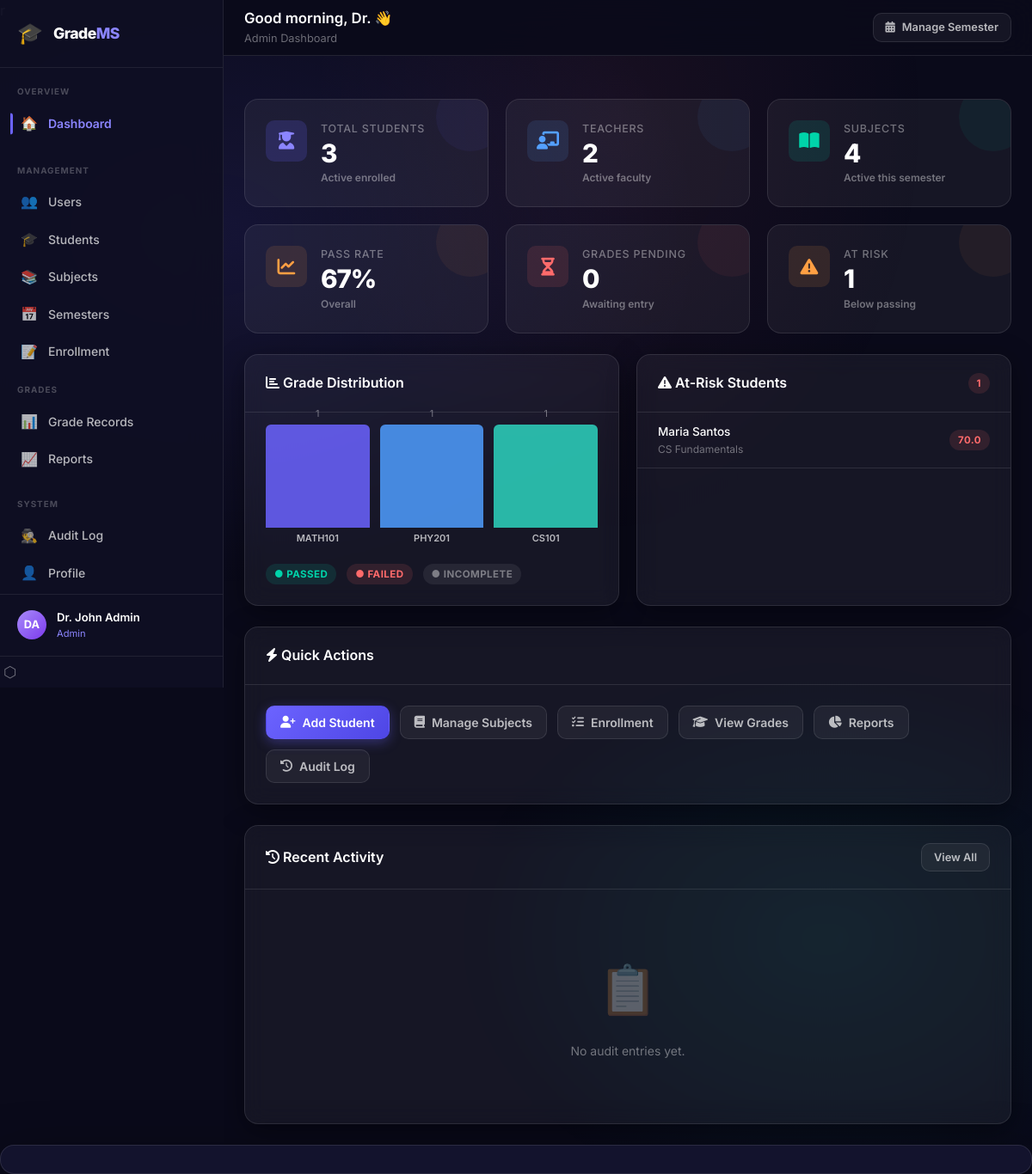
Page /admin/dashboard.php (signed in) on the committed database.
### tables this page shows
CREATE TABLE IF NOT EXISTS grades (
  id            INT UNSIGNED AUTO_INCREMENT PRIMARY KEY,
  enrollment_id INT UNSIGNED                         NOT NULL UNIQUE,
  prelim        DECIMAL(5,2)                         DEFAULT NULL,
  midterm       DECIMAL(5,2)                         DEFAULT NULL,
  prefinal      DECIMAL(5,2)                         DEFAULT NULL,
  final_exam    DECIMAL(5,2)                         DEFAULT NULL,
  finals        DECIMAL(5,2)                         DEFAULT NULL,   
  final_grade   DECIMAL(5,2)                         DEFAULT NULL,
  gpa           DECIMAL(4,2)                         DEFAULT NULL,
  standing      VARCHAR(50)                          DEFAULT NULL,
  remarks       ENUM('Passed','Failed','Incomplete')  NOT NULL DEFAULT 'Incomplete',
  is_locked     TINYINT(1)                           NOT NULL DEFAULT 0,
  locked_at     DATETIME                             DEFAULT NULL,
  updated_at    DATETIME                             ON UPDATE CURRENT_TIMESTAMP,
  FOREIGN KEY (enrollment_id) REFERENCES enrollments(id) ON DELETE CASCADE,
  INDEX idx_remarks (remarks)
);

CREATE TABLE IF NOT EXISTS users (
  id           INT UNSIGNED AUTO_INCREMENT PRIMARY KEY,
  name         VARCHAR(150)                        NOT NULL,
  email        VARCHAR(200)                        NOT NULL UNIQUE,
  password     VARCHAR(255)                        NOT NULL,   
  role         ENUM('admin','teacher','student')   NOT NULL,
  photo_path   VARCHAR(300)                        DEFAULT NULL,
  is_active    TINYINT(1)                          NOT NULL DEFAULT 1,
  created_at   DATETIME                            NOT NULL DEFAULT CURRENT_TIMESTAMP,
  updated_at   DATETIME                            ON UPDATE CURRENT_TIMESTAMP,
  INDEX idx_role (role),
  INDEX idx_email (email)
);

CREATE TABLE IF NOT EXISTS subjects (
  id          INT UNSIGNED AUTO_INCREMENT PRIMARY KEY,
  code        VARCHAR(20)   NOT NULL UNIQUE,
  name        VARCHAR(150)  NOT NULL,
  units       TINYINT       NOT NULL DEFAULT 3,
  description TEXT          DEFAULT NULL,
  teacher_id  INT UNSIGNED  DEFAULT NULL,
  is_active   TINYINT(1)    NOT NULL DEFAULT 1,
  created_at  DATETIME      NOT NULL DEFAULT CURRENT_TIMESTAMP,
  FOREIGN KEY (teacher_id) REFERENCES teachers(id) ON DELETE SET NULL,
  INDEX idx_teacher (teacher_id)
);

### config/App.php (called while the page is built, shortened)
r<?php
class App {
    public static function url(string $path = ''): string {
        return self::BASE_PATH . '/' . ltrim($path, '/');
    }
}

### config/DB.php (called while the page is built, shortened)
<?php
class DB {
    private static ?PDO $instance = null;
    public static function getInstance(): PDO {
        if (self::$instance === null) {
            $host    = $_ENV['DB_HOST']     ?? 'localhost';
            $dbname  = $_ENV['DB_NAME']     ?? 'grade_management';
            $user    = $_ENV['DB_USER']     ?? 'root';
            $pass    = $_ENV['DB_PASSWORD'] ?? '';
            $charset = 'utf8mb4';
            $dsn = "mysql:host={$host};dbname={$dbname};charset={$charset}";
            $options = [
                PDO::ATTR_ERRMODE            => PDO::ERRMODE_EXCEPTION,
                PDO::ATTR_DEFAULT_FETCH_MODE => PDO::FETCH_ASSOC,
                PDO::ATTR_EMULATE_PREPARES   => false,
            ];
            try {
                self::$instance = new PDO($dsn, $user, $pass, $options);
            } catch (PDOException $e) {
                error_log('Database connection failed: ' . $e->getMessage());
                http_response_code(500);
                die(json_encode(['error' => 'Database connection failed.']));
            }
        }
        return self::$instance;
    }
    public static function query(string $sql, array $params = []): PDOStatement {
        $stmt = self::getInstance()->prepare($sql);
        $stmt->execute($params);
        return $stmt;
    }
    public static function fetchOne(string $sql, array $params = []): ?array {
        $row = self::query($sql, $params)->fetch();
        return $row ?: null;
    }
    public static function fetchAll(string $sql, array $params = []): array {
        return self::query($sql, $params)->fetchAll();
    }
}

### admin/dashboard.php (the view, shortened to what this page needs)
<?php
require_once __DIR__ . '/../config/DB.php';
require_once __DIR__ . '/../config/App.php';
$totalStudents = DB::fetchOne('SELECT COUNT(*) AS c FROM users WHERE role = "student" AND is_active = 1')['c'] ?? 0;
$totalTeachers = DB::fetchOne('SELECT COUNT(*) AS c FROM users WHERE role = "teacher" AND is_active = 1')['c'] ?? 0;
$totalSubjects = DB::fetchOne('SELECT COUNT(*) AS c FROM subjects WHERE is_active = 1')['c'] ?? 0;
$pendingGrades = DB::fetchOne('SELECT COUNT(*) AS c FROM grades WHERE final_grade IS NULL')['c'] ?? 0;
$passCount   = DB::fetchOne("SELECT COUNT(*) AS c FROM grades WHERE remarks = 'Passed'")['c'] ?? 0;
$totalGrades = DB::fetchOne('SELECT COUNT(*) AS c FROM grades WHERE final_grade IS NOT NULL')['c'] ?? 0;
$passRate    = $totalGrades > 0 ? round(($passCount / $totalGrades) * 100) : 0;
$atRiskCount = DB::fetchOne("SELECT COUNT(*) AS c FROM grades WHERE final_grade < 75 AND final_grade IS NOT NULL")['c'] ?? 0;
$atRiskStudents = DB::fetchAll("
    SELECT u.name, sub.name AS subject_name, g.final_grade
    FROM   grades g
    JOIN   enrollments e ON g.enrollment_id = e.id
    JOIN   students s    ON e.student_id    = s.id
    JOIN   users u       ON s.user_id       = u.id
    JOIN   subjects sub  ON e.subject_id    = sub.id
    WHERE  g.final_grade < 75
    ORDER  BY g.final_grade ASC
    LIMIT  5
");
$recentAudit = DB::fetchAll("
    SELECT al.action, al.details, al.created_at, u.name AS user_name
    FROM   audit_logs al
    JOIN   users u ON al.user_id = u.id
    ORDER  BY al.created_at DESC
    LIMIT  5
");
$gradeDistribution = DB::fetchAll("
    SELECT sub.code,
        SUM(CASE WHEN g.remarks = 'Passed'     THEN 1 ELSE 0 END) AS passed,
        SUM(CASE WHEN g.remarks = 'Failed'     THEN 1 ELSE 0 END) AS failed,
        SUM(CASE WHEN g.remarks = 'Incomplete' THEN 1 ELSE 0 END) AS incomplete
    FROM   grades g
    JOIN   enrollments e ON g.enrollment_id = e.id
    JOIN   subjects sub  ON e.subject_id    = sub.id
    GROUP  BY sub.id, sub.code
    LIMIT  6
");
include __DIR__ . '/../shared/header.php';
?>
<div class="topbar">
  <div class="topbar-left">
    <div>
      <div class="topbar-title">
        <?php
          $h = (int) date('H');
          echo $h < 12 ? 'Good morning' : ($h < 17 ? 'Good afternoon' : 'Good evening');
          echo ', ' . htmlspecialchars(explode(' ', $_SESSION['name'])[0]) . ' 👋';
        ?>
      </div>
      <div class="topbar-subtitle">Admin Dashboard</div>
    </div>
  </div>
  <div class="topbar-right">
    <a href="<?= App::url('/admin/manage_semesters.php') ?>" class="btn btn-secondary btn-sm">
      <i class="fas fa-calendar-alt"></i> Manage Semester
    </a>
  </div>
</div>
<div class="page-content">
  <div class="stats-grid">
    <div class="stat-card primary">
      <div class="stat-icon primary"><i class="fas fa-user-graduate"></i></div>
      <div class="stat-info">
        <div class="stat-label">Total Students</div>
        <div class="stat-value"><?= $totalStudents ?></div>
        <div class="stat-change flat">Active enrolled</div>
      </div>
    </div>
    <div class="stat-card info">
      <div class="stat-icon info"><i class="fas fa-chalkboard-teacher"></i></div>
      <div class="stat-info">
        <div class="stat-label">Teachers</div>
        <div class="stat-value"><?= $totalTeachers ?></div>
        <div class="stat-change flat">Active faculty</div>
      </div>
    </div>
    <div class="stat-card success">
      <div class="stat-icon success"><i class="fas fa-book-open"></i></div>
      <div class="stat-info">
        <div class="stat-label">Subjects</div>
        <div class="stat-value"><?= $totalSubjects ?></div>
        <div class="stat-change flat">Active this semester</div>
      </div>
    </div>
    <div class="stat-card warning">
      <div class="stat-icon warning"><i class="fas fa-chart-line"></i></div>
      <div class="stat-info">
        <div class="stat-label">Pass Rate</div>
        <div class="stat-value"><?= $passRate ?>%</div>
        <div class="stat-change flat">Overall</div>
      </div>
    </div>
    <div class="stat-card danger">
      <div class="stat-icon danger"><i class="fas fa-hourglass-half"></i></div>
      <div class="stat-info">
        <div class="stat-label">Grades Pending</div>
        <div class="stat-value"><?= $pendingGrades ?></div>
        <div class="stat-change flat">Awaiting entry</div>
      </div>
    </div>
    <div class="stat-card warning">
      <div class="stat-icon warning"><i class="fas fa-exclamation-triangle"></i></div>
      <div class="stat-info">
        <div class="stat-label">At Risk</div>
        <div class="stat-value"><?= $atRiskCount ?></div>
        <div class="stat-change flat">Below passing</div>
      </div>
    </div>
  </div>
  <div class="grid-2 mb-6">
    <div class="glass-card">
      <div class="glass-card-header">
        <h3><i class="fas fa-chart-bar"></i> Grade Distribution</h3>
      </div>
      <div class="glass-card-body">
        <?php if (empty($gradeDistribution)): ?>
          <div class="empty-state">
            <div class="empty-state-icon">📊</div>
            <p>No grade data yet.</p>
          </div>
        <?php else: ?>
          <div id="grade-chart" style="display:flex;align-items:flex-end;gap:12px;height:140px;padding-bottom:8px"></div>
          <div style="display:flex;gap:12px;margin-top:12px;flex-wrap:wrap">
            <span class="badge badge-success">● Passed</span>
            <span class="badge badge-danger">● Failed</span>
            <span class="badge badge-muted">● Incomplete</span>
          </div>
        <?php endif; ?>
      </div>
    </div>
    <div class="glass-card">
      <div class="glass-card-header">
        <h3><i class="fas fa-exclamation-triangle"></i> At-Risk Students</h3>
        <span class="badge badge-danger"><?= $atRiskCount ?></span>
      </div>
      <?php if (empty($atRiskStudents)): ?>
        <div class="glass-card-body">
          <div class="empty-state">
            <div class="empty-state-icon">🎉</div>
            <p>No at-risk students!</p>
          </div>
        </div>
      <?php else: ?>
        <?php foreach ($atRiskStudents as $s): ?>
          <div style="display:flex;align-items:center;justify-content:space-between;
                      padding:12px 24px;border-bottom:1px solid var(--glass-border)">
            <div>
              <div style="font-size:13.5px;font-weight:500;color:var(--text-primary)">
                <?= htmlspecialchars($s['name'], ENT_QUOTES, 'UTF-8') ?>
              </div>
              <div style="font-size:12px;color:var(--text-muted)">
                <?= htmlspecialchars($s['subject_name'], ENT_QUOTES, 'UTF-8') ?>
              </div>
            </div>
            <span class="badge badge-danger">
              <?= number_format((float)$s['final_grade'], 1) ?>
            </span>
          </div>
        <?php endforeach; ?>
      <?php endif; ?>
    </div>
  </div>
  <div class="glass-card mb-6">
    <div class="glass-card-header">
      <h3><i class="fas fa-bolt"></i> Quick Actions</h3>
    </div>
    <div class="glass-card-body">
      <div style="display:flex;gap:12px;flex-wrap:wrap">
        <a href="<?= App::url('/admin/manage_students.php') ?>" class="btn btn-primary">
          <i class="fas fa-user-plus"></i> Add Student
        </a>
        <a href="<?= App::url('/admin/manage_subjects.php') ?>" class="btn btn-secondary">
          <i class="fas fa-book"></i> Manage Subjects
        </a>
        <a href="<?= App::url('/admin/manage_enrollment.php') ?>" class="btn btn-secondary">
          <i class="fas fa-list-check"></i> Enrollment
        </a>
        <a href="<?= App::url('/admin/view_grades.php') ?>" class="btn btn-secondary">
          <i class="fas fa-graduation-cap"></i> View Grades
        </a>
        <a href="<?= App::url('/admin/reports.php') ?>" class="btn btn-secondary">
          <i class="fas fa-chart-pie"></i> Reports
        </a>
        <a href="<?= App::url('/admin/audit_log.php') ?>" class="btn btn-secondary">
          <i class="fas fa-history"></i> Audit Log
        </a>
      </div>
    </div>
  </div>
  <div class="glass-card">
    <div class="glass-card-header">
      <h3><i class="fas fa-history"></i> Recent Activity</h3>
      <a href="<?= App::url('/admin/audit_log.php') ?>" class="btn btn-secondary btn-sm">View All</a>
    </div>
    <?php if (empty($recentAudit)): ?>
      <div class="glass-card-body">
        <div class="empty-state">
          <div class="empty-state-icon">📋</div>
          <p>No audit entries yet.</p>
        </div>
      </div>
    <?php endif; ?>
  </div>
</div>
<?php include __DIR__ . '/../shared/footer.php'; ?>

### rows in the picture
grades: users.name "Maria Santos", subjects.name "CS Fundamentals", final_grade "70.0"

### other values in the picture
$section['label'] "OVERVIEW"
$item['icon'] "🏠"
$item['text'] "Dashboard"
$section['label'] "MANAGEMENT"
$item['icon'] "👥"
$item['text'] "Users"
$item['icon'] "🎓"
$item['text'] "Students"
$item['icon'] "📚"
$item['text'] "Subjects"
$item['icon'] "📅"
$item['text'] "Semesters"
$item['icon'] "📝"
$item['text'] "Enrollment"
$section['label'] "GRADES"
